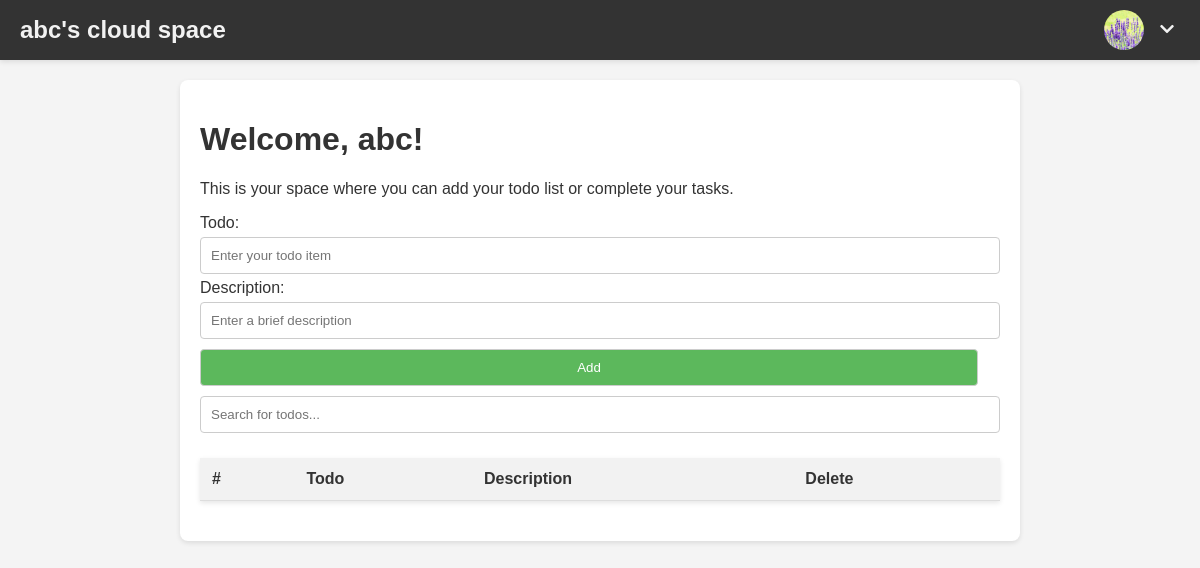
Page /user (signed in) on the earlier database version.
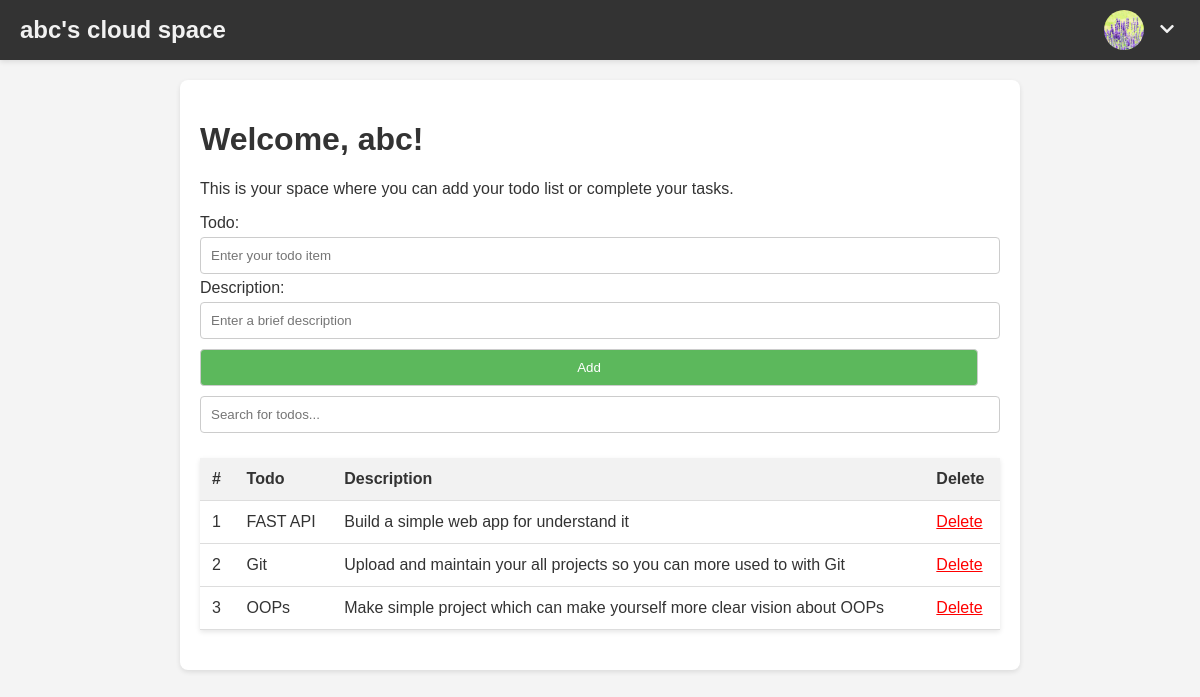
Same page on the later database version.
### tables this page shows
CREATE TABLE todos (todo TEXT UNIQUE, description TEXT, username TEXT);

### servers/flask/route/user_route.py (the view)
@user_r.route('/user')
@printheaders
@session_required
def user():
    username = session['username']
    conn = sqlite3.connect(Config.database)
    cursor = conn.cursor()
    cursor.execute("SELECT name FROM sqlite_master WHERE type='table' AND name='todos'")
    table_exists = cursor.fetchone()
    if not table_exists:
        cursor.execute("CREATE TABLE IF NOT EXISTS todos (todo TEXT UNIQUE, description TEXT, username TEXT)")
    cursor.execute("SELECT todo, description FROM todos WHERE username = ?", (username,))
    todos = cursor.fetchall()
    message = "successfull login"
    flash(message)
    return render_template('user_space.html',todos = todos,username = username)

### servers/flask/route/user_route.py (called while the page is built)
def printheaders(f):
    @wraps(f)
    def printallheaders(*args, **kwargs):
        headers = dict(request.headers)
        client_ip = request.remote_addr
        print("URL: %s" % request.base_url)
        print("Request IP: %s" % client_ip)
        print("Headers:")
        print(headers)
        return f(*args, **kwargs)
    return printallheaders

def session_required(f):
    @wraps(f)
    def decorator_function(*args, **kwargs):
        if 'username' not in session :
            return render_template('home.html')
        return f(*args, **kwargs)
    return decorator_function

### templates/user_space.html (shortened to what this page needs)
<!DOCTYPE html>
<html lang="en">
<head>
    <link rel="stylesheet" href="https://cdnjs.cloudflare.com/ajax/libs/font-awesome/5.15.4/css/all.min.css">
</head>
<body>
    <div class="navbar">
        <a class="logo" href="#home">{{ username }}'s cloud space</a>
        <div class="profile-dropdown">
            <img class="profile-pic" src="/static/pi.jpg" alt="Profile Picture">
            <div class="dropdown">
                <button class="dropdown-toggle" type="button">
                    <i class="fas fa-chevron-down"></i>
                </button>
            </div>
        </div>
    </div>
    <div class="shiftleft">
        <h1>Welcome, {{ username }}!</h1>
        <p>This is your space where you can add your todo list or complete your tasks.</p>
        <form action="/add_todo" method="POST">
            <label for="todo">Todo:</label>
            <input type="text" id="todo" name="todo" required placeholder="Enter your todo item">
            <label for="description">Description:</label>
            <input type="text" id="description" name="description" required placeholder="Enter a brief description">
            <input type="submit" value="Add">
        </form>
        <div class="search-container">
            <input type="text" id="myInput" onkeyup="myFunction()" placeholder="Search for todos...">
        </div>
        <table id="todoTable">
            <thead>
                <tr>
                    <th>#</th>
                    <th>Todo</th>
                    <th>Description</th>
                    <th>Delete</th>
                </tr>
            </thead>
            <tbody>
                {% for todo in todos %}
                <tr>
                    <td>{{ loop.index }}</td>
                    <td>{{ todo[0] }}</td>
                    <td>{{ todo[1] }}</td>
                    <td><a href="/delete/{{ todo[0] }}/{{ todo[1] }}" style="color: red;">Delete</a></td>
                </tr>
                {% endfor %}
            </tbody>
        </table>
    </div>
</body>
</html>

### templates/user_space.html (style rules this page uses)
body { margin: 0; font-family: Arial, sans-serif; background-color: #f4f4f4; color: #333; }
.navbar { background-color: #333; display: flex; align-items: center; justify-content: space-between; padding: 10px 20px; color: #f2f2f2; box-shadow: 0 2px 5px rgba(0,0,0,0.1); }
.navbar .logo { font-size: 24px; font-weight: bold; text-decoration: none; color: #f2f2f2; }
.profile-dropdown { display: flex; align-items: center; position: relative; }
.profile-pic { width: 40px; height: 40px; border-radius: 50%; margin-right: 10px; }
.dropdown-toggle { background: transparent; border: none; cursor: pointer; font-size: 16px; color: #f2f2f2; }
table { border-collapse: collapse; width: 100%; margin: 20px 0; background: white; box-shadow: 0 2px 5px rgba(0,0,0,0.1); }
th, td { padding: 12px; text-align: left; border-bottom: 1px solid #ddd; }
th { background-color: #f2f2f2; }
h1 { color: #333; }
input[type="text"], input[type="submit"] { padding: 10px; margin: 5px 0; border: 1px solid #ccc; border-radius: 4px; width: calc(100% - 22px); }
input[type="submit"] { background-color: #5cb85c; color: white; cursor: pointer; }
.search-container { margin-bottom: 20px; }
.shiftleft { max-width: 800px; margin: 20px auto; padding: 20px; background: white; border-radius: 8px; box-shadow: 0 2px 5px rgba(0,0,0,0.1); }

Differences in the rows shown:
added todos: todo "FAST API", description "Build a simple web app for understand it"
added todos: todo "Git", description "Upload and maintain your all projects so you can more used to with Git"
added todos: todo "OOPs", description "Make simple project which can make yourself more clear vision about OOPs"
